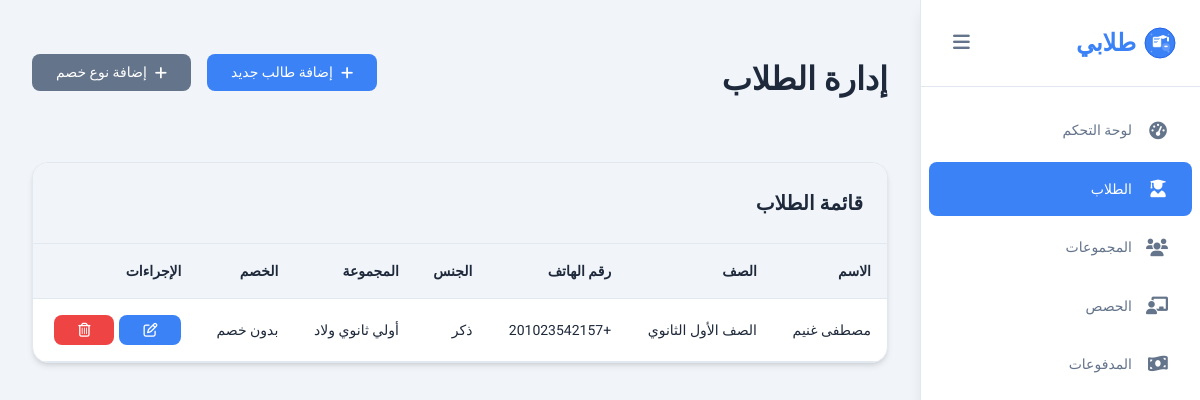
/students/, run on an earlier commit of the app's database.
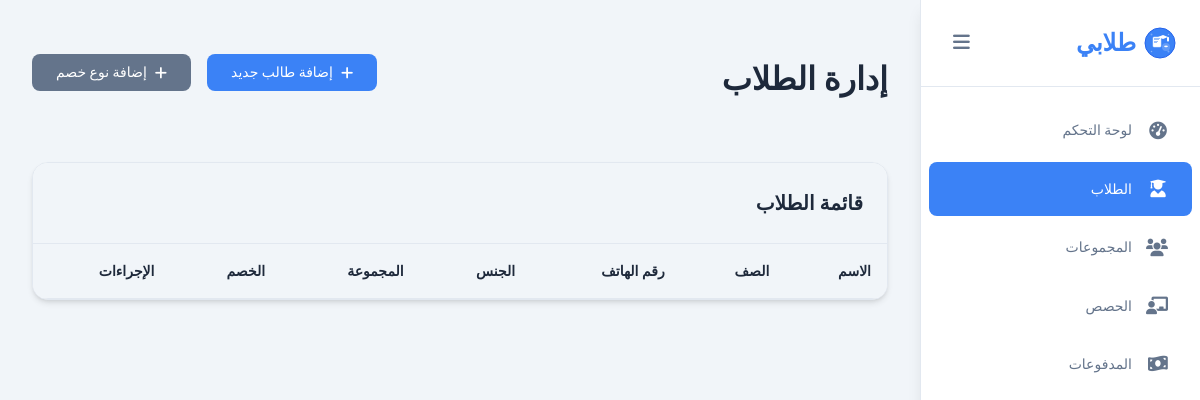
And on a later commit of the database.
### students/models.py (models this page shows, shortened)
class Student(models.Model):
    name = models.CharField(max_length=255)
    phone_number = PhoneNumberField(max_length=13, unique=True)
    sex = models.CharField(max_length=20, choices=SEX)
    group = models.ForeignKey('Group', on_delete=models.CASCADE)
    offer = models.ForeignKey('Offer', on_delete=models.CASCADE)

### students/views.py (the view)
# urls.py: path('students/', views.students_page, name='students'),
def students_page(request):
    students = Student.objects.values(
        "id",
        "name",
        "group__grade",
        "phone_number",
        "sex",
        "group__name",
        "offer__title"
    )
    groups = Group.objects.all()
    offers = Offer.objects.all()
    context = {
        "students": students,
        "groups": groups,
        "offers": offers,
    }
    return render(request, 'students/students_list.html', context)

### templates/students/students_list.html (shortened to what this page needs)
{% extends 'base.html' %}
{% block content %}
<section id="students" class="content-section active">
    <div class="section-header">
        <h1>إدارة الطلاب</h1>
        <div class="filter-controls">
                <a href="{% url 'add_student' %}" class="btn btn-primary" id="addStudentBtn" >
                    <i class="fas fa-plus"></i>
                    إضافة طالب جديد
                </a>
                <a href="{% url 'create_offer' %}" class="btn btn-secondary" id="addStudentBtn" >
                    <i class="fas fa-plus"></i>
                    إضافة نوع خصم
                </a>
        </div>
    </div>
    <div class="table-container">
        <div class="table-header">
            <h3>قائمة الطلاب</h3>
        </div>
        <div class="table-wrapper">
            <table class="data-table" id="studentsTable">
                <thead>
                    <tr>
                        <th>الاسم</th>
                        <th>الصف</th>
                        <th>رقم الهاتف</th>
                        <th>الجنس</th>
                        <th>المجموعة</th>
                        <th>الخصم</th>
                        <th>الإجراءات</th>
                    </tr>
                </thead>
                <tbody id="studentsTableBody">
                    {% for student in students %}
                        <tr>
                            <td>{{ student.name }}</td>
                            <td>{{ student.group__grade}}</td>
                            <td>{{ student.phone_number }}</td>
                            <td>{{ student.sex }}</td>
                            <td>{{ student.group__name }}</td>
                            <td>{{ student.offer__title }}</td>
                            <td>
                                <div style="display: flex; gap: 5px;">
                                    <a href="{% url 'edit_student' student.id %}" class="btn btn-primary">
                                        <i class="far fa-edit"></i>
                                    </a>
                                    <form action="{% url 'delete_student' student.id %}" method="post">
                                        <button type="submit" class="btn btn-danger" id="deleteStudentBtn" >
                                            <i class="far fa-trash-alt"></i>
                                        </button>
                                    </form>
                                </div>
                            </td>
                        </tr>
                    {% endfor %}
                </tbody>
            </table>
        </div>
    </div>
</section>
{% endblock %}

### templates/base.html (shortened to what this page needs)
{% load static %}
<!DOCTYPE html>
<html lang="ar" dir="rtl">
<head>
    <link href="https://cdnjs.cloudflare.com/ajax/libs/font-awesome/6.0.0/css/all.min.css" rel="stylesheet">
    <link rel="stylesheet" href={% static "css/main.css" %}>
    <link rel="stylesheet" href={% static "css/components.css" %}>
</head>
<body>
    <button class="mobile-menu-btn" id="mobileMenuBtn" aria-label="Toggle menu">
    </button>
    <nav class="sidebar" id="sidebar">
        <div class="sidebar-header">
            <div class="logo">
                <img src={% static "images/logo.svg" %} alt="طلابي" class="logo-img">
                <span class="logo-text">طلابي</span>
            </div>
            <button class="sidebar-toggle" id="sidebarToggle">
                <i class="fas fa-bars"></i>
            </button>
        </div>
        <ul class="nav-menu">
            <li class="nav-item">
                <a href="{% url 'dashboard' %}" class="nav-link{% if request.resolver_match.url_name == 'dashboard' %} active{% endif %}">
                    <i class="fas fa-tachometer-alt"></i>
                    <span>لوحة التحكم</span>
                </a>
            </li>
            <li class="nav-item">
                <a href="{% url 'students' %}" class="nav-link{% if request.resolver_match.url_name == 'students' %} active{% endif %}">
                    <i class="fas fa-user-graduate"></i>
                    <span>الطلاب</span>
                </a>
            </li>
            <li class="nav-item">
                <a href="{% url 'groups' %}" class="nav-link{% if request.resolver_match.url_name == 'groups' %} active{% endif %}">
                    <i class="fas fa-users"></i>
                    <span>المجموعات</span>
                </a>
            </li>
            <li class="nav-item">
                <a href="{% url 'sessions' %}" class="nav-link{% if request.resolver_match.url_name == 'sessions' %} active{% endif %}">
                    <i class="fas fa-chalkboard-teacher"></i>
                    <span>الحصص</span>
                </a>
            </li>
            <li class="nav-item">
                <a href="{% url 'payments' %}" class="nav-link {% if request.resolver_match.url_name == 'payments' %}active{% endif %}">
                    <i class="fas fa-money-bill-wave"></i>
                    <span>المدفوعات</span>
                </a>
            </li>
        </ul>
    </nav>
    <main class="main-content">
        {% block content %}
        {% endblock %}
    </main>
</body>
</html>

### static/css/main.css (style rules this page uses)
:root { --primary-color: #3b82f6; --primary-dark: #2563eb; --secondary-color: #64748b; --success-color: #10b981; --warning-color: #f59e0b; --danger-color: #ef4444; --light-color: #f8fafc; --dark-color: #1e293b; --border-color: #e2e8f0; --text-primary: #1e293b; --text-secondary: #64748b; --bg-white: #ffffff; --bg-gray: #f1f5f9; --spacing-xs: 0.25rem; --spacing-sm: 0.5rem; --spacing-md: 1rem; --spacing-lg: 1.5rem; --spacing-xl: 2rem; --spacing-2xl: 3rem; --radius-sm: 0.25rem; --radius-md: 0.5rem; --radius-lg: 1rem; --shadow-sm: 0 1px 2px 0 rgb(0 0 0 / 0.05); --shadow-md: 0 4px 6px -1px rgb(0 0 0 / 0.1), 0 2px 4px -2px rgb(0 0 0 / 0.1); --shadow-lg: 0 10px 15px -3px rgb(0 0 0 / 0.1), 0 4px 6px -4px rgb(0 0 0 / 0.1); --sidebar-width: 280px; --sidebar-collapsed-width: 80px; }
* { margin: 0; padding: 0; box-sizing: border-box; }
body { font-family: 'Cairo', -apple-system, BlinkMacSystemFont, 'Segoe UI', Roboto, sans-serif; line-height: 1.6; color: var(--text-primary); background-color: var(--bg-gray); direction: rtl; font-size: 14px; }
.sidebar { position: fixed; top: 0; right: 0; width: var(--sidebar-width); height: 100vh; background: var(--bg-white); border-left: 1px solid var(--border-color); box-shadow: var(--shadow-lg); z-index: 1000; transition: width 0.3s ease; }
.sidebar-header { padding: var(--spacing-lg); border-bottom: 1px solid var(--border-color); display: flex; align-items: center; justify-content: space-between; }
.logo { display: flex; align-items: center; gap: var(--spacing-sm); }
.logo-img { width: 32px; height: 32px; }
.logo-text { font-size: 1.5rem; font-weight: 700; color: var(--primary-color); }
.sidebar-toggle { background: none; border: none; font-size: 1.2rem; color: var(--text-secondary); cursor: pointer; padding: var(--spacing-sm); border-radius: var(--radius-md); transition: all 0.2s ease; }
.nav-menu { list-style: none; padding: var(--spacing-md) 0; }
.nav-item { margin-bottom: var(--spacing-xs); }
.nav-link { display: flex; align-items: center; gap: var(--spacing-md); padding: var(--spacing-md) var(--spacing-lg); color: var(--text-secondary); text-decoration: none; transition: all 0.2s ease; border-radius: 0; margin: 0 var(--spacing-sm); }
.nav-link.active { background-color: var(--primary-color); color: white; border-radius: var(--radius-md); }
.nav-link i { width: 20px; text-align: center; font-size: 1.1rem; }
.main-content { margin-right: var(--sidebar-width); min-height: 100vh; padding: var(--spacing-xl); transition: margin-right 0.3s ease; }
.content-section { display: none; }
.content-section.active { display: block; }
.section-header { margin-bottom: var(--spacing-2xl); display: flex; justify-content: space-between; align-items: flex-start; flex-wrap: wrap; gap: var(--spacing-md); }
.section-header h1 { font-size: 2rem; font-weight: 700; color: var(--text-primary); margin-bottom: var(--spacing-sm); }
.btn { display: inline-flex; align-items: center; gap: var(--spacing-sm); padding: var(--spacing-sm) var(--spacing-lg); border: none; border-radius: var(--radius-md); font-family: inherit; font-size: 0.875rem; font-weight: 500; text-decoration: none; cursor: pointer; transition: all 0.2s ease; line-height: 1.5; }
.btn-primary { background-color: var(--primary-color); color: white; }
.btn-secondary { background-color: var(--secondary-color); color: white; }

### static/css/components.css (style rules this page uses)
.table-container { background: var(--bg-white); border-radius: var(--radius-lg); box-shadow: var(--shadow-md); border: 1px solid var(--border-color); overflow: hidden; }
.table-header { padding: var(--spacing-lg); border-bottom: 1px solid var(--border-color); display: flex; justify-content: space-between; align-items: center; flex-wrap: wrap; gap: var(--spacing-md); background: var(--bg-gray); }
.table-header h3 { font-size: 1.25rem; font-weight: 600; color: var(--text-primary); }
.filter-controls { display: flex; gap: var(--spacing-md); align-items: center; flex-wrap: wrap; }
.table-wrapper { overflow-x: auto; }
.data-table { width: 100%; border-collapse: collapse; font-size: 0.875rem; }
.data-table th { background: var(--bg-gray); padding: var(--spacing-md); text-align: right; font-weight: 600; color: var(--text-primary); border-bottom: 1px solid var(--border-color); white-space: nowrap; }

What changed in the data, as far as the page shows it:
removed Student: name "مصطفى غنيم", group__grade "الصف الأول الثانوي", phone_number "+201023542157", sex "ذكر", group__name "أولي ثانوي ولاد", offer__title "بدون خصم"
